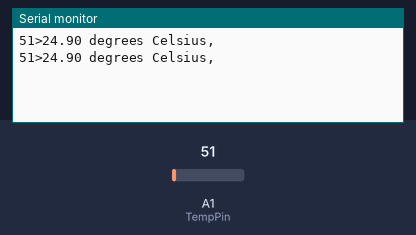
The sketch below on a simulated Arduino Uno, built with avr-gcc and run on an emulated ATmega328P. Parts: the last lines printed to the serial monitor. The inputs (shaded band) are chosen by the test bench; at power-on: A1 (TempPin) = 51.

Above: at 1.8 s.
1.9 s: A1 (TempPin) set to 61
At 2.4 s:
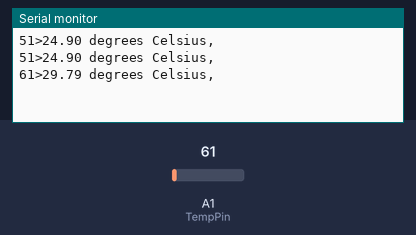
3.4 s: A1 (TempPin) set to 71
At 4.8 s:
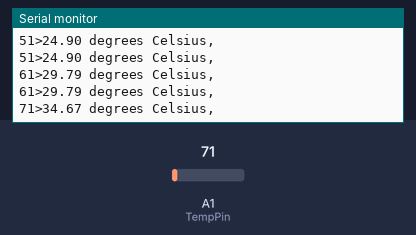
Timing chart, 0 to 6.4 s (numbered marks = the images above; inputs shaded):
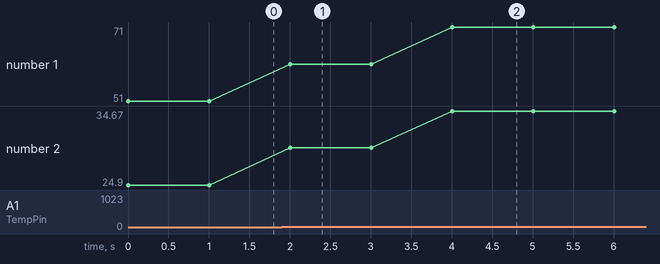

Measured:
- after the input at 1.9 s, the serial monitor: prints a new line after 0.10 s (image 1)
- after the input at 3.4 s, the serial monitor: prints a new line after 0.60 s (image 2)
- plotted number 1: 51 → 61 after the input at 1.9 s, 61 → 71 after the input at 3.4 s
- plotted number 2: 24.9 → 29.79 after the input at 1.9 s, 29.79 → 34.67 after the input at 3.4 s

The sketch:

Datalogger2.ino
```cpp
const int TempPin = A1;

void setup()
{
  Serial.begin(9600);
}

void loop()
{
  int Temp = analogRead(TempPin);
    Serial.print(Temp); Serial.print(">");
  float millivolts = (Temp/1024.0) * 5000;
  float celsius = millivolts/10;
  Serial.print(celsius);
  Serial.println(" degrees Celsius,");

  delay(1000);
}
```
